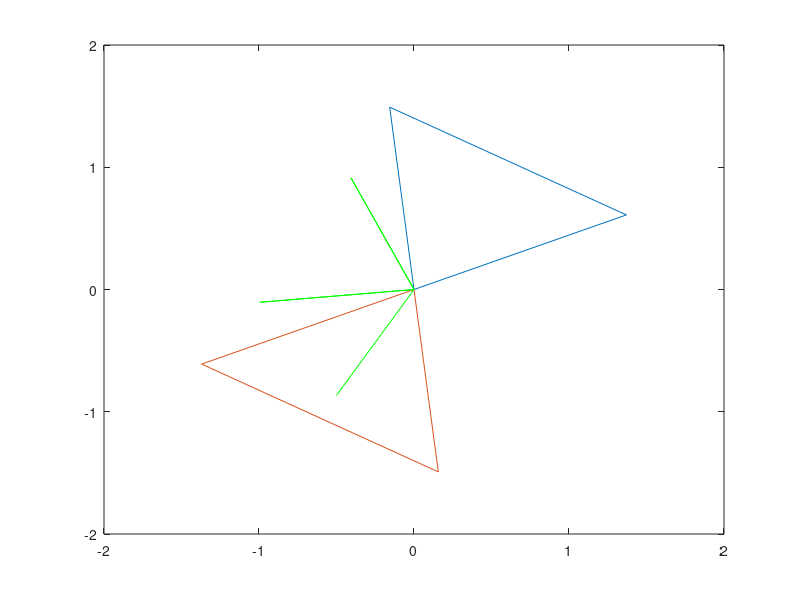
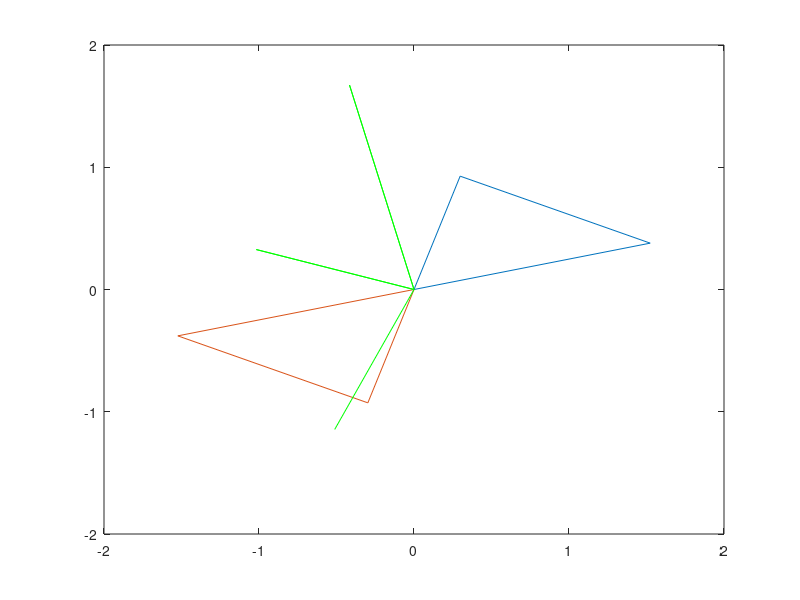

These charts were generated, in order, by the following MATLAB code:
%%This fuction tests my analysis of the the elipsoidal transformations and
%%derivatives. We attempt to confirm how the representation of a polyhedra
%%changes under the proposed elipsoidal tranforms 
close all

r = 1.5;
sensor_angle = pi/5;
triangle = [0 cos(sensor_angle) cos(sensor_angle) 0;
            0 -sin(sensor_angle) sin(sensor_angle) 0;]*r;

interior_point = [.01; 0];
up_point = [.01; 1];
down_point = [.01; -1];
out_point = [r+.01; 0];
    
%%One or both of the normals here may be outward facing,
%%need to check this 
normals = [-sin(sensor_angle) -sin(sensor_angle)  1;
           -cos(sensor_angle) cos(sensor_angle)   0;];
        
plot_normals = [ 0 sin(sensor_angle) 0 -sin(sensor_angle) 0 -1;
            0 cos(sensor_angle) 0 cos(sensor_angle)  0  0;];
        
b = [0;0;cos(sensor_angle)*r;];
        
rot_ang = pi/3;         
        
Q = [1 0;
      0 2;];
  
Rtest = [cos(.3), -sin(.3);
      sin(.3),  cos(.3);];
  
Q = Rtest*Q;
  
Qinv = inv(Q);


%%The identity chol(Q) = inv(chol(Qinv))' is only true for an axis-aligned
%%elipse. This means that we may have to rotate not by the angle between 
%%poses, but rather the required angle to make Q axis aligned  
chol(Q')
inv(chol(Qinv))'
        
Rk = [cos(rot_ang), -sin(rot_ang);
      sin(rot_ang),  cos(rot_ang);];

rot_tri = Rk*triangle;  
rot_plot_normals = Rk*plot_normals;
rot_normals = Rk*normals;
rot_point = Rk*interior_point;
rot_up = Rk*up_point;
rot_down = Rk*down_point;
rot_out = Rk*out_point;


scew_tri = chol(Qinv)*rot_tri;
plot_scew_norm = inv(chol(Qinv))'*rot_plot_normals;
scew_norm = inv(chol(Qinv))'*rot_normals;
scew_point = inv(chol(Qinv))'*rot_point;
scew_up = Rk*rot_up;
scew_down = Rk*rot_down;
scew_out = Rk*rot_out;

b_new = b;
for i =1:length(b)
b_new(i) = b(i)/(norm(scew_norm(:,i)));

end

normals'*interior_point
normals'*up_point
normals'*down_point
normals'*out_point
b

scew_norm'*scew_point
scew_norm'*scew_up
scew_norm'*scew_down
scew_norm'*scew_out
b_new


plot(rot_tri(1,:), rot_tri(2,:));
hold on 
plot(-rot_tri(1,:), -rot_tri(2,:));

plot(rot_plot_normals(1,:), rot_plot_normals(2,:), 'g');

hold off
axis([-2 2 -2 2])


figure 

plot(scew_tri(1,:), scew_tri(2,:));
hold on 
plot(-scew_tri(1,:), -scew_tri(2,:));

plot(plot_scew_norm(1,:), plot_scew_norm(2,:), 'g');

hold off
axis([-2 2 -2 2])

plot_scew_norm(:,2)'*scew_tri(:,2)
plot_scew_norm(:,4)'*scew_tri(:,3)